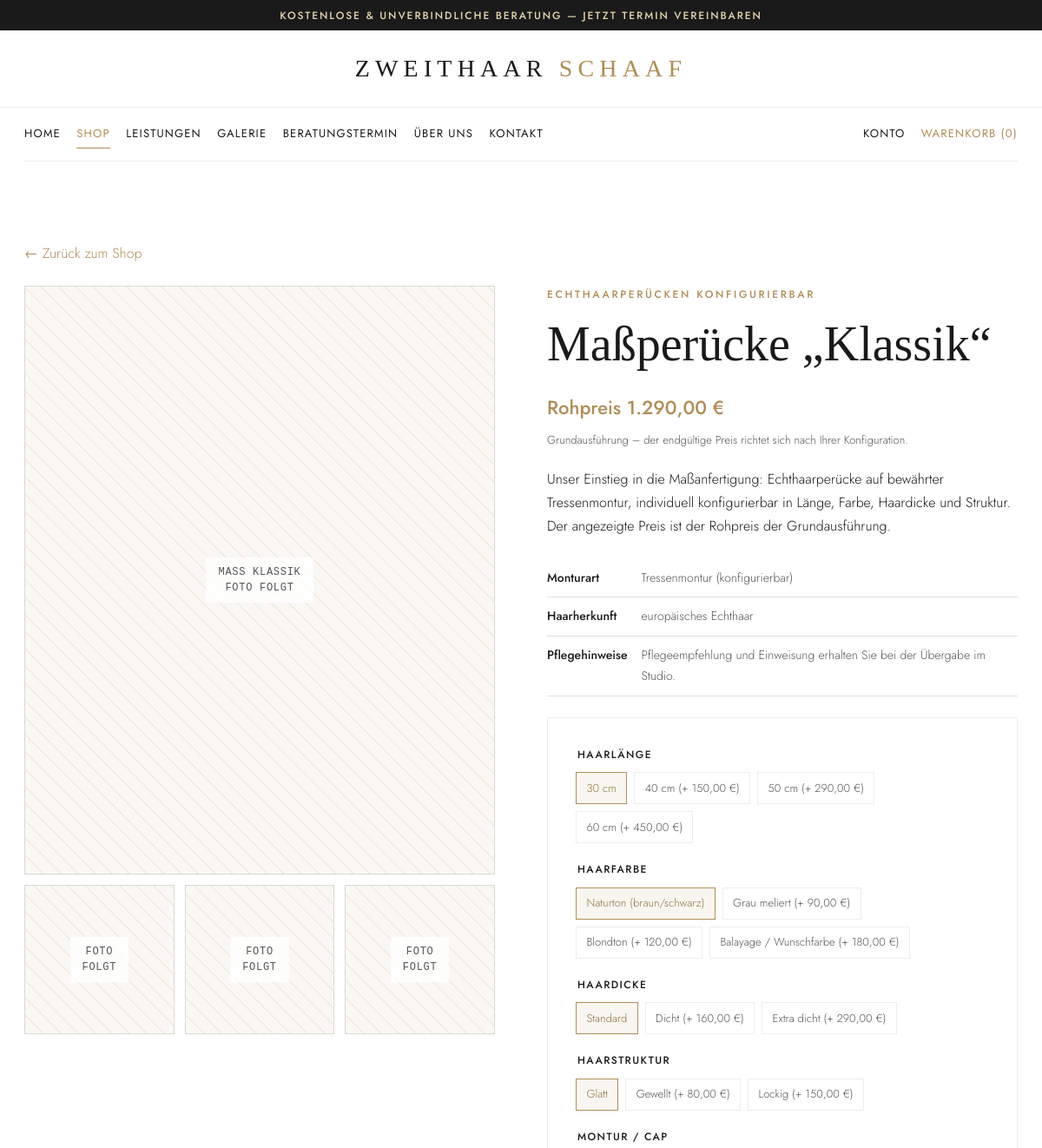
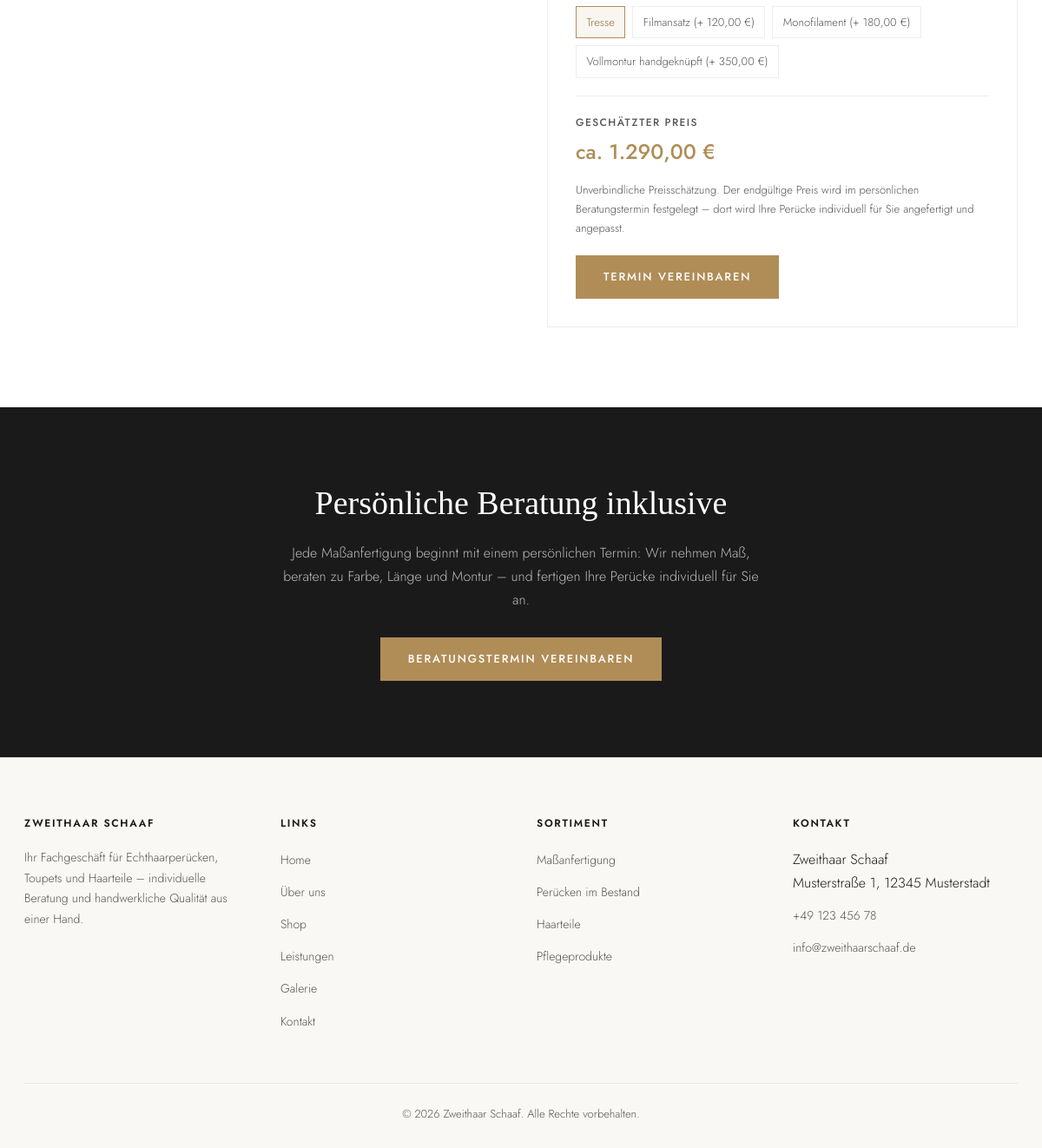
The app's page /peruecken/konfig-mass-klassik/ with its own data (2 pictures, top to bottom).
### shop/models.py (models this page shows, shortened)
class Product(models.Model):
    class Category(models.TextChoices):
        KONFIG = "konfig", "Echthaarperücken konfigurierbar"
        BESTAND = "bestand", "Echthaarperücken im Bestand"
        PFLEGE = "pflege", "Pflegeprodukte"
        ROHLING = "rohling", "Rohlinge (B2B)"
    class Audience(models.TextChoices):
        B2C = "b2c", "Alle Kunden"
        B2B = "b2b", "Nur B2B"
    class Badge(models.TextChoices):
        NEW = "new", "Neu"
        POPULAR = "popular", "Beliebt"
    name = models.CharField("Name", max_length=120)
    label = models.CharField("Kurzlabel", max_length=60)
    slug = models.SlugField(max_length=80, unique=True)
    category = models.CharField("Kategorie", max_length=10, choices=Category.choices)
    audience = models.CharField(
        "Zielgruppe", max_length=3, choices=Audience.choices, default=Audience.B2C
    )
    price = models.DecimalField("Preis (ab)", max_digits=8, decimal_places=2)
    badge = models.CharField("Badge", max_length=10, choices=Badge.choices, blank=True, default="")
    description = models.TextField("Beschreibung", blank=True)
    hair_length = models.CharField("Haarlänge", max_length=60, blank=True, default="")
    hair_color = models.CharField("Haarfarbe", max_length=80, blank=True, default="")
    hair_structure = models.CharField("Haarstruktur", max_length=60, blank=True, default="")
    cap_type = models.CharField("Monturart", max_length=80, blank=True, default="")
    hair_origin = models.CharField("Haarherkunft", max_length=80, blank=True, default="")
    care_notes = models.TextField("Pflegehinweise", blank=True, default="")
    content_amount = models.CharField("Inhalt / Menge", max_length=40, blank=True, default="")
    usage_notes = models.TextField("Anwendung", blank=True, default="")
    is_active = models.BooleanField("Aktiv", default=True)
    sort_order = models.PositiveSmallIntegerField("Sortierung", default=0)
    created_at = models.DateTimeField(auto_now_add=True)
    objects = ProductQuerySet.as_manager()
    class Meta:
        verbose_name = "Produkt"
        verbose_name_plural = "Produkte"
        ordering = ["category", "sort_order", "id"]
    @property
    def is_configurable(self):
        return self.category == self.Category.KONFIG
    @property
    def detail_attributes(self):
        if self.category == self.Category.PFLEGE:
            field_names = ("content_amount", "usage_notes")
        else:
            field_names = (
                "hair_length",
                "hair_color",
                "hair_structure",
                "cap_type",
                "hair_origin",
                "care_notes",
            )
        rows = []
        for field_name in field_names:
            value = getattr(self, field_name)
            if value:
                rows.append((self._meta.get_field(field_name).verbose_name, value))
        return rows

class ConfiguratorGroup(models.Model):
    name = models.CharField("Name", max_length=60, unique=True)
    sort_order = models.PositiveSmallIntegerField("Sortierung", default=0)
    is_active = models.BooleanField("Aktiv", default=True)
    class Meta:
        verbose_name = "Konfigurator-Gruppe"
        verbose_name_plural = "Konfigurator-Gruppen"
        ordering = ["sort_order", "id"]

class ConfiguratorOption(models.Model):
    group = models.ForeignKey(
        ConfiguratorGroup, on_delete=models.CASCADE, related_name="options"
    )
    name = models.CharField("Bezeichnung", max_length=80)
    surcharge = models.DecimalField(
        "Aufpreis", max_digits=8, decimal_places=2, default=Decimal("0")
    )
    sort_order = models.PositiveSmallIntegerField("Sortierung", default=0)
    is_active = models.BooleanField("Aktiv", default=True)
    class Meta:
        verbose_name = "Konfigurator-Option"
        verbose_name_plural = "Konfigurator-Optionen"
        ordering = ["group", "sort_order", "id"]
        constraints = [
            models.UniqueConstraint(fields=["group", "name"], name="uniq_group_option")
        ]

### shop/views.py (the view)
class ProductDetailView(DetailView):
    template_name = "tasty/product_detail.html"
    context_object_name = "product"
    def get_queryset(self):
        return Product.objects.visible_for(self.request.user)
    def get_context_data(self, **kwargs):
        context = super().get_context_data(**kwargs)
        context["active"] = "wigs"
        if self.object.is_configurable:
            context["option_groups"] = ConfiguratorGroup.objects.filter(
                is_active=True
            ).prefetch_related(
                Prefetch(
                    "options",
                    queryset=ConfiguratorOption.objects.filter(is_active=True),
                )
            )
        return context

### shop/context_processors.py (called while the page is built)
def cart(request):
    if request.user.is_authenticated:
        user_cart = Cart.objects.filter(user=request.user).first()
        return {"cart_item_count": user_cart.total_quantity if user_cart else 0}
    return {"cart_item_count": 0}

### shop/models.py (called while the page is built)
    def visible_for(self, user):
        qs = self.filter(is_active=True)
        if user.is_authenticated and user.can_see_b2b_products:
            return qs
        return qs.filter(audience=Product.Audience.B2C)

### shop/templatetags/shop_extras.py (called while the page is built)
@register.filter
def euro(value):
    value = Decimal(value or 0)
    formatted = f"{value:,.2f}"  # 1,190.00
    formatted = formatted.replace(",", "\x00").replace(".", ",").replace("\x00", ".")
    return f"{formatted} €"

### Website_template/tasty/product_detail.html (shortened to what this page needs)
{% extends "tasty/_base.html" %}
{% load static %}
{% load shop_extras %}
{% block body_class %}page-wigs{% endblock %}
{% block content %}
<section class="section">
  <div class="container">
    <p style="margin-bottom: 1.5rem;"><a href="{% url 'wigs' %}">&larr; Zur&uuml;ck zum Shop</a></p>
    <div class="split product-detail">
      <div class="product-detail__gallery">
        <div class="ph-image">
          <span class="ph-image__label">{{ product.label }}<br>FOTO FOLGT</span>
        </div>
        <div class="product-detail__thumbs">
          <div class="ph-image"><span class="ph-image__label">FOTO<br>FOLGT</span></div>
          <div class="ph-image"><span class="ph-image__label">FOTO<br>FOLGT</span></div>
          <div class="ph-image"><span class="ph-image__label">FOTO<br>FOLGT</span></div>
        </div>
      </div>
      <div>
        <span class="eyebrow">{{ product.get_category_display }}</span>
        <h1 style="display: flex; align-items: center; gap: 0.75rem; flex-wrap: wrap;">
          {{ product.name }}
          {% if product.badge == "popular" %}<span class="badge badge-popular">Beliebt</span>{% endif %}
        </h1>
        {% if product.is_configurable %}
          <span class="product-detail__price">Rohpreis {{ product.price|euro }}</span>
          <p class="product-detail__price-note">Grundausf&uuml;hrung &ndash; der endg&uuml;ltige Preis richtet sich nach Ihrer Konfiguration.</p>
        {% else %}
          <span class="product-detail__price">{{ product.price|euro }}</span>
        {% endif %}
        <p>{{ product.description }}</p>
        {% if product.detail_attributes %}
          <table class="attr-table">
            <tbody>
              {% for label, value in product.detail_attributes %}
                <tr>
                  <th scope="row">{{ label }}</th>
                  <td>{{ value|linebreaksbr }}</td>
                </tr>
              {% endfor %}
            </tbody>
          </table>
        {% endif %}
        {% if product.is_configurable %}
          <div class="configurator" id="configurator">
            {% for group in option_groups %}
              {% if group.options.all %}
                <fieldset class="configurator__group">
                  <legend>{{ group.name }}</legend>
                  <div class="configurator__options">
                    {% for opt in group.options.all %}
                      <label class="configurator__option">
                        <span>{{ opt.name }}{% if opt.surcharge %} (+ {{ opt.surcharge|euro }}){% endif %}</span>
                      </label>
                    {% endfor %}
                  </div>
                </fieldset>
              {% endif %}
            {% endfor %}
            <div class="configurator__estimate">
              <span class="configurator__estimate-label">Gesch&auml;tzter Preis</span>
              <span class="configurator__estimate-price" id="estimated-price"
                    data-base-price="{{ product.price|stringformat:'f' }}">{{ product.price|euro }}</span>
              <p class="configurator__note">
                Unverbindliche Preissch&auml;tzung. Der endg&uuml;ltige Preis wird im pers&ouml;nlichen
                Beratungstermin festgelegt &ndash; dort wird Ihre Per&uuml;cke individuell f&uuml;r Sie
                angefertigt und angepasst.
              </p>
              <a class="btn btn-gold" href="{% url 'reservation' %}">Termin vereinbaren</a>
            </div>
          </div>
        {% else %}
          <button type="button" class="btn btn-gold js-add-to-cart" data-product-id="{{ product.id }}">In den Warenkorb</button>
        {% endif %}
      </div>
    </div>
  </div>
</section>
{% if product.is_configurable %}
<section class="cta-band">
  <div class="container">
    <h2>Pers&ouml;nliche Beratung inklusive</h2>
    <p>Jede Ma&szlig;anfertigung beginnt mit einem pers&ouml;nlichen Termin: Wir nehmen Ma&szlig;, beraten zu Farbe, L&auml;nge und Montur &ndash; und fertigen Ihre Per&uuml;cke individuell f&uuml;r Sie an.</p>
    <a href="{% url 'reservation' %}" class="btn btn-gold">Beratungstermin vereinbaren</a>
  </div>
</section>
{% endif %}
{% endblock %}

### records on screen
Product: label "MASS KLASSIK", category "ECHTHAARPERÜCKEN KONFIGURIERBAR", name "Maßperücke „Klassik“", price|euro "1.290,00 €", description "Unser Einstieg in die Maßanfertigung: Echthaarperücke auf bewährter Tressenmontur, individuell konfigurierbar in Länge, Farbe, Haardicke und Struktur. Der angezeigte Preis ist der Rohpreis der Grundausführung.", detail_attributes "Tressenmontur (konfigurierbar)" "europäisches Echthaar" "Pflegeempfehlung und Einweisung erhalten Sie bei der Übergabe im Studio."
ConfiguratorGroup: name "HAARLÄNGE"
ConfiguratorOption: name "30 cm"
ConfiguratorOption: name "40 cm", surcharge|euro "150,00 €"
ConfiguratorOption: name "50 cm", surcharge|euro "290,00 €"
ConfiguratorOption: name "60 cm", surcharge|euro "450,00 €"
ConfiguratorGroup: name "HAARFARBE"
ConfiguratorOption: name "Naturton (braun/schwarz)"
ConfiguratorOption: name "Grau meliert", surcharge|euro "90,00 €"
ConfiguratorOption: name "Blondton", surcharge|euro "120,00 €"
ConfiguratorOption: name "Balayage / Wunschfarbe", surcharge|euro "180,00 €"
ConfiguratorGroup: name "HAARDICKE"
ConfiguratorOption: name "Standard"
ConfiguratorOption: name "Dicht", surcharge|euro "160,00 €"
ConfiguratorOption: name "Extra dicht", surcharge|euro "290,00 €"
ConfiguratorGroup: name "HAARSTRUKTUR"
ConfiguratorOption: name "Glatt"
ConfiguratorOption: name "Gewellt", surcharge|euro "80,00 €"
ConfiguratorOption: name "Lockig", surcharge|euro "150,00 €"
ConfiguratorGroup: name "MONTUR / CAP"
ConfiguratorOption: name "Tresse"
ConfiguratorOption: name "Filmansatz", surcharge|euro "120,00 €"
ConfiguratorOption: name "Monofilament", surcharge|euro "180,00 €"
ConfiguratorOption: name "Vollmontur handgeknüpft", surcharge|euro "350,00 €"

### other values on screen
{{ cart_item_count }} "0"
{{ label }} "Monturart" "Haarherkunft" "Pflegehinweise"
